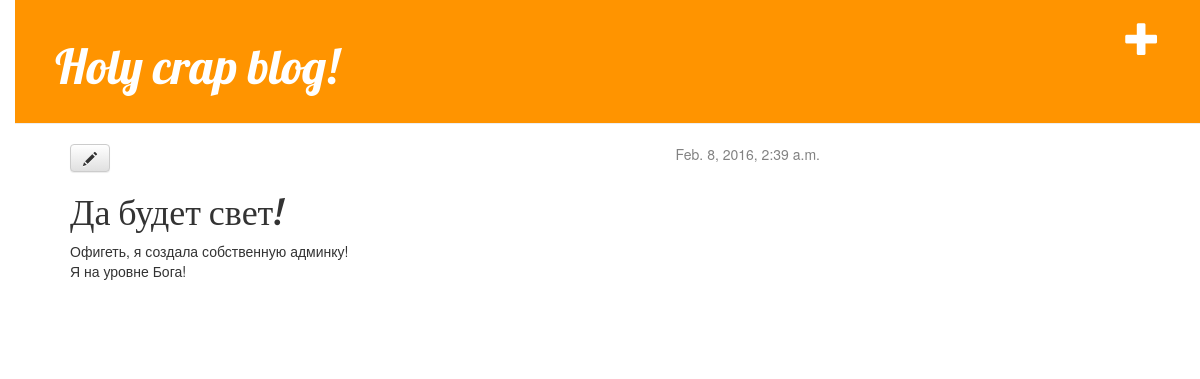
The app's page /post/1/ (signed in) with its own data.
### blog/models.py (models this page shows, shortened)
class Post(models.Model):
    author = models.ForeignKey('auth.User')
    title = models.CharField(max_length=200)
    text = models.TextField()
    created_date = models.DateTimeField(
            default=timezone.now)
    published_date = models.DateTimeField(
            blank=True, null=True)

### blog/views.py (the view)
# urls.py: url(r'^post/(?P<pk>[0-9]+)/$', views.post_detail, name='post_detail'),
def post_detail(request, pk):
        post = get_object_or_404(Post, pk=pk)
        return render(request, 'blog/post_detail.html', {'post': post})

### blog/templates/blog/post_detail.html
{% extends 'blog/base.html' %}
    {% block content %}
        <div class="post">
            {% if post.published_date %}
                <div class="date">
                    {{ post.published_date }}
                </div>
            {% endif %}
			<a class="btn btn-default" href="{% url 'post_edit' pk=post.pk %}"><span class="glyphicon glyphicon-pencil"></span></a>
            <h1>{{ post.title }}</h1>
            <p>{{ post.text|linebreaks }}</p>
        </div>
    {% endblock %}

### blog/static/css/blog.css (style rules this page uses)
body { padding-left: 15px; }
h1, h2, h3, h4 { font-family: 'Lobster', cursive; }
.date { float: right; color: #828282; }
.post { margin-bottom: 70px; }

### records on screen
Post: published_date "Feb. 8, 2016, 2:39 a.m.", title "Да будет свет!", text "Офигеть, я создала собственную админку! Я на уровне Бога!"
